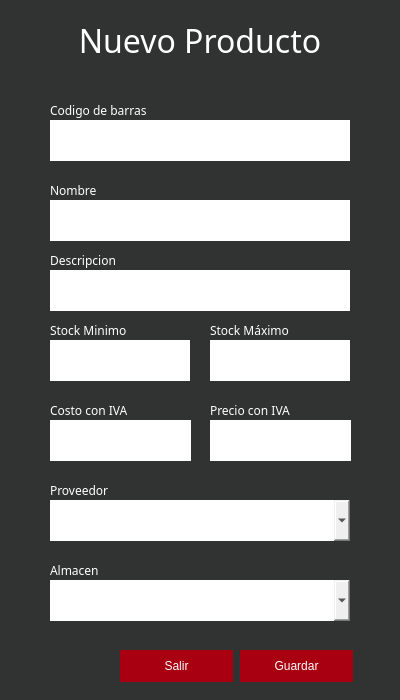
<?xml version="1.0" encoding="UTF-8"?>
<ui version="4.0">
 <class>newUsuario</class>
 <widget class="QMainWindow" name="newUsuario">
  <property name="geometry">
   <rect>
    <x>0</x>
    <y>0</y>
    <width>400</width>
    <height>700</height>
   </rect>
  </property>
  <property name="minimumSize">
   <size>
    <width>400</width>
    <height>700</height>
   </size>
  </property>
  <property name="maximumSize">
   <size>
    <width>400</width>
    <height>650</height>
   </size>
  </property>
  <property name="windowTitle">
   <string>Actualizar Producto</string>
  </property>
  <property name="styleSheet">
   <string notr="true">#newUsuario{
background-color: rgb(49, 50, 50);
}
.QLabel{
	color: rgb(255, 255, 255);
}
.QLineEdit{
	color: rgb(97, 99, 99);
	border:none;
}
.QPushButton{
	color: rgb(250, 255, 255);
	background-color: rgb(168, 0, 16);
	border: none;
}
.QPushButton:hover{
	color: rgb(255,255,255);
	background-color: rgb(30,30,30);
	border: none;
}
.QComboBox{
	border-radius:none;
}</string>
  </property>
  <widget class="QWidget" name="centralwidget">
   <widget class="QLabel" name="label_titulo">
    <property name="geometry">
     <rect>
      <x>0</x>
      <y>10</y>
      <width>400</width>
      <height>61</height>
     </rect>
    </property>
    <property name="font">
     <font>
      <family>Avenir</family>
      <pointsize>24</pointsize>
     </font>
    </property>
    <property name="text">
     <string>Nuevo Producto</string>
    </property>
    <property name="alignment">
     <set>Qt::AlignCenter</set>
    </property>
   </widget>
   <widget class="QLabel" name="label_Cbarras">
    <property name="geometry">
     <rect>
      <x>50</x>
      <y>100</y>
      <width>131</width>
      <height>21</height>
     </rect>
    </property>
    <property name="font">
     <font>
      <family>Avenir</family>
     </font>
    </property>
    <property name="text">
     <string>Codigo de barras</string>
    </property>
   </widget>
   <widget class="QLineEdit" name="line_Cbarras">
    <property name="geometry">
     <rect>
      <x>50</x>
      <y>120</y>
      <width>300</width>
      <height>41</height>
     </rect>
    </property>
    <property name="font">
     <font>
      <family>Avenir</family>
     </font>
    </property>
   </widget>
   <widget class="QLineEdit" name="line_nombre">
    <property name="geometry">
     <rect>
      <x>50</x>
      <y>200</y>
      <width>300</width>
      <height>41</height>
     </rect>
    </property>
    <property name="font">
     <font>
      <family>Avenir</family>
     </font>
    </property>
   </widget>
   <widget class="QLabel" name="label_nombre">
    <property name="geometry">
     <rect>
      <x>50</x>
      <y>180</y>
      <width>131</width>
      <height>21</height>
     </rect>
    </property>
    <property name="font">
     <font>
      <family>Avenir</family>
     </font>
    </property>
    <property name="text">
     <string>Nombre</string>
    </property>
   </widget>
   <widget class="QLineEdit" name="line_stockmin">
    <property name="geometry">
     <rect>
      <x>50</x>
      <y>340</y>
      <width>140</width>
      <height>41</height>
     </rect>
    </property>
    <property name="font">
     <font>
      <family>Avenir</family>
     </font>
    </property>
    <property name="text">
     <string/>
    </property>
   </widget>
   <widget class="QLabel" name="label_stockmin">
    <property name="geometry">
     <rect>
      <x>50</x>
      <y>320</y>
      <width>131</width>
      <height>21</height>
     </rect>
    </property>
    <property name="font">
     <font>
      <family>Avenir</family>
     </font>
    </property>
    <property name="text">
     <string>Stock Minimo</string>
    </property>
   </widget>
   <widget class="QPushButton" name="bGuardar">
    <property name="geometry">
     <rect>
      <x>240</x>
      <y>650</y>
      <width>113</width>
      <height>32</height>
     </rect>
    </property>
    <property name="cursor">
     <cursorShape>PointingHandCursor</cursorShape>
    </property>
    <property name="text">
     <string>Guardar</string>
    </property>
    <property name="icon">
     <iconset resource="../imagenes/imagenes.qrc">
      <normaloff>:/Iconos/Guardar.png</normaloff>:/Iconos/Guardar.png</iconset>
    </property>
    <property name="iconSize">
     <size>
      <width>20</width>
      <height>16</height>
     </size>
    </property>
   </widget>
   <widget class="QPushButton" name="bSalir">
    <property name="geometry">
     <rect>
      <x>120</x>
      <y>650</y>
      <width>113</width>
      <height>32</height>
     </rect>
    </property>
    <property name="cursor">
     <cursorShape>PointingHandCursor</cursorShape>
    </property>
    <property name="text">
     <string>Salir</string>
    </property>
    <property name="icon">
     <iconset resource="../imagenes/imagenes.qrc">
      <normaloff>:/Iconos/Salir.png</normaloff>:/Iconos/Salir.png</iconset>
    </property>
    <property name="iconSize">
     <size>
      <width>20</width>
      <height>16</height>
     </size>
    </property>
   </widget>
   <widget class="QLabel" name="label_stockmax">
    <property name="geometry">
     <rect>
      <x>210</x>
      <y>320</y>
      <width>131</width>
      <height>21</height>
     </rect>
    </property>
    <property name="font">
     <font>
      <family>Avenir</family>
     </font>
    </property>
    <property name="text">
     <string>Stock Máximo</string>
    </property>
   </widget>
   <widget class="QLineEdit" name="line_stockmax">
    <property name="geometry">
     <rect>
      <x>210</x>
      <y>340</y>
      <width>140</width>
      <height>41</height>
     </rect>
    </property>
    <property name="font">
     <font>
      <family>Avenir</family>
     </font>
    </property>
    <property name="text">
     <string/>
    </property>
   </widget>
   <widget class="QLineEdit" name="line_costo">
    <property name="geometry">
     <rect>
      <x>50</x>
      <y>420</y>
      <width>141</width>
      <height>41</height>
     </rect>
    </property>
    <property name="font">
     <font>
      <family>Avenir</family>
     </font>
    </property>
   </widget>
   <widget class="QLabel" name="label_costo">
    <property name="geometry">
     <rect>
      <x>50</x>
      <y>400</y>
      <width>131</width>
      <height>21</height>
     </rect>
    </property>
    <property name="font">
     <font>
      <family>Avenir</family>
     </font>
    </property>
    <property name="text">
     <string>Costo con IVA</string>
    </property>
   </widget>
   <widget class="QLineEdit" name="line_precio">
    <property name="geometry">
     <rect>
      <x>210</x>
      <y>420</y>
      <width>141</width>
      <height>41</height>
     </rect>
    </property>
    <property name="font">
     <font>
      <family>Avenir</family>
     </font>
    </property>
   </widget>
   <widget class="QLabel" name="label_precio">
    <property name="geometry">
     <rect>
      <x>210</x>
      <y>400</y>
      <width>131</width>
      <height>21</height>
     </rect>
    </property>
    <property name="font">
     <font>
      <family>Avenir</family>
     </font>
    </property>
    <property name="text">
     <string>Precio con IVA</string>
    </property>
   </widget>
   <widget class="QComboBox" name="comboBox_proveedor">
    <property name="geometry">
     <rect>
      <x>50</x>
      <y>500</y>
      <width>300</width>
      <height>41</height>
     </rect>
    </property>
    <property name="maxVisibleItems">
     <number>10</number>
    </property>
   </widget>
   <widget class="QLabel" name="label_proveedor">
    <property name="geometry">
     <rect>
      <x>50</x>
      <y>480</y>
      <width>131</width>
      <height>21</height>
     </rect>
    </property>
    <property name="font">
     <font>
      <family>Avenir</family>
     </font>
    </property>
    <property name="text">
     <string>Proveedor</string>
    </property>
   </widget>
   <widget class="QLabel" name="label_almacen">
    <property name="geometry">
     <rect>
      <x>50</x>
      <y>560</y>
      <width>131</width>
      <height>21</height>
     </rect>
    </property>
    <property name="font">
     <font>
      <family>Avenir</family>
     </font>
    </property>
    <property name="text">
     <string>Almacen</string>
    </property>
   </widget>
   <widget class="QComboBox" name="comboBox_almacen">
    <property name="geometry">
     <rect>
      <x>50</x>
      <y>580</y>
      <width>300</width>
      <height>41</height>
     </rect>
    </property>
   </widget>
   <widget class="QLineEdit" name="line_descripcion">
    <property name="geometry">
     <rect>
      <x>50</x>
      <y>270</y>
      <width>300</width>
      <height>41</height>
     </rect>
    </property>
    <property name="font">
     <font>
      <family>Avenir</family>
     </font>
    </property>
   </widget>
   <widget class="QLabel" name="label_descripcion">
    <property name="geometry">
     <rect>
      <x>50</x>
      <y>250</y>
      <width>131</width>
      <height>21</height>
     </rect>
    </property>
    <property name="font">
     <font>
      <family>Avenir</family>
     </font>
    </property>
    <property name="text">
     <string>Descripcion</string>
    </property>
   </widget>
  </widget>
 </widget>
 <resources>
  <include location="../imagenes/imagenes.qrc"/>
 </resources>
 <connections/>
</ui>
